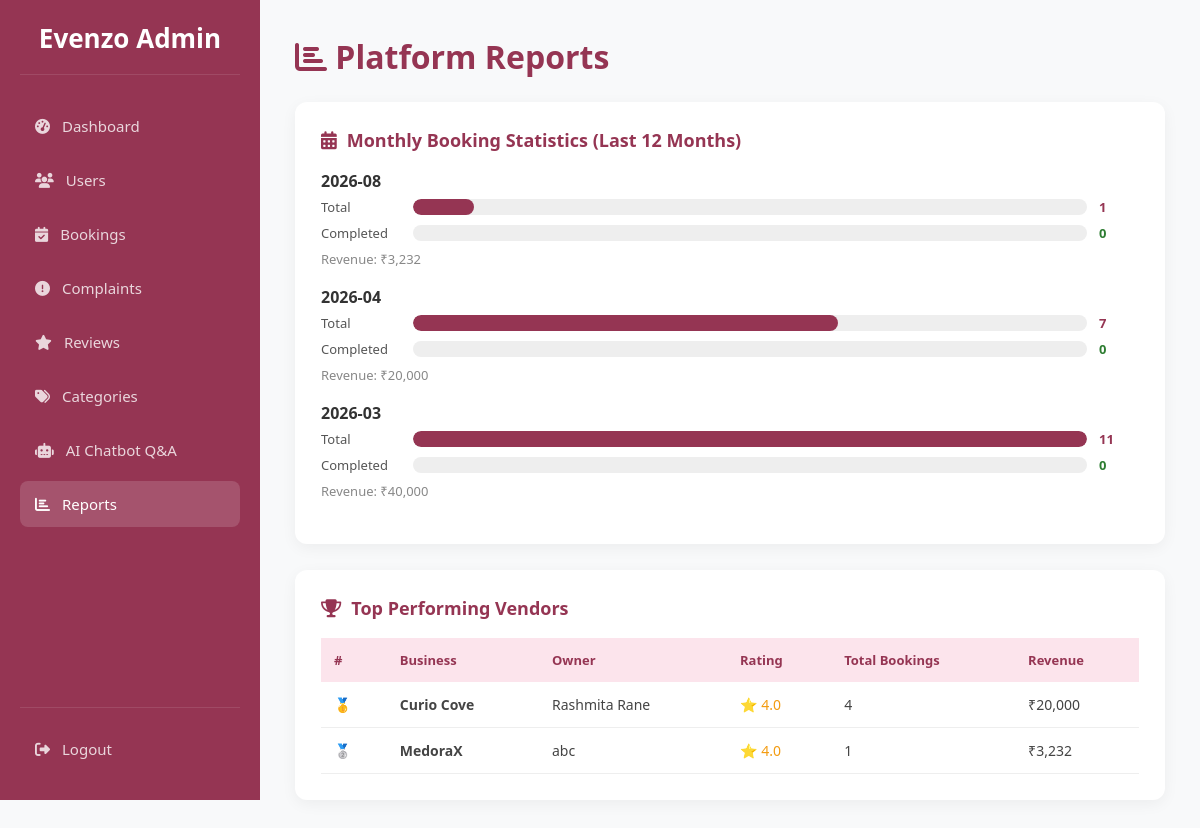
The page /admin/reports (signed in) on the database its author committed.
### tables this page shows
CREATE TABLE users (
            id INTEGER PRIMARY KEY AUTOINCREMENT,
            full_name TEXT NOT NULL,
            email TEXT UNIQUE NOT NULL,
            password TEXT NOT NULL,
            role TEXT CHECK(role IN ('user', 'admin', 'eventmanager')) NOT NULL,
            is_approved INTEGER DEFAULT 0, -- 0=Pending, 1=Approved by Admin
            created_at TIMESTAMP DEFAULT CURRENT_TIMESTAMP
        , reset_otp TEXT, is_active INTEGER DEFAULT 1);

### app.py (the view)
@app.route('/admin/reports')
def admin_reports():
    if 'user_id' not in session or session['role'] != 'admin':
        return redirect(url_for('index'))
    conn = get_db_connection()
    monthly = conn.execute('''
        SELECT strftime('%Y-%m', created_at) as month, COUNT(*) as total,
               SUM(CASE WHEN status='completed' THEN 1 ELSE 0 END) as completed,
               SUM(CASE WHEN status='cancelled' THEN 1 ELSE 0 END) as cancelled,
               SUM(CASE WHEN payment_status='paid' THEN total_amount ELSE 0 END) as revenue
        FROM bookings GROUP BY month ORDER BY month DESC LIMIT 12
    ''').fetchall()
    top_vendors = conn.execute('''
        SELECT m.business_name, u.full_name, m.rating,
               COUNT(b.id) as total_bookings,
               SUM(CASE WHEN b.payment_status='paid' THEN b.total_amount ELSE 0 END) as revenue
        FROM manager_profiles m
        JOIN users u ON m.user_id=u.id
        LEFT JOIN bookings b ON b.manager_id=u.id
        WHERE u.is_approved=1 GROUP BY u.id ORDER BY total_bookings DESC LIMIT 10
    ''').fetchall()
    conn.close()
    return render_template('admin_reports.html', monthly=monthly, top_vendors=top_vendors)

### app.py (called while the page is built)
def get_db_connection():
    conn = sqlite3.connect('database.db', timeout=10)
    conn.row_factory = sqlite3.Row
    conn.execute("PRAGMA foreign_keys = ON")
    return conn

### frontend/templates/admin_reports.html (shortened to what this page needs)
<!DOCTYPE html>
<html lang="en">
<head>
<link rel="stylesheet" href="https://cdnjs.cloudflare.com/ajax/libs/font-awesome/6.4.0/css/all.min.css">
</head>
<body>
<div class="sidebar">
  <div class="logo">Evenzo Admin</div>
  <nav>
    <a class="nav-item" href="{{ url_for('admin_dashboard') }}"><i class="fas fa-tachometer-alt"></i> Dashboard</a>
    <a class="nav-item" href="{{ url_for('admin_users') }}"><i class="fas fa-users"></i> Users</a>
    <a class="nav-item" href="{{ url_for('admin_bookings') }}"><i class="fas fa-calendar-check"></i> Bookings</a>
    <a class="nav-item" href="{{ url_for('admin_complaints') }}"><i class="fas fa-exclamation-circle"></i> Complaints</a>
    <a class="nav-item" href="{{ url_for('admin_reviews') }}"><i class="fas fa-star"></i> Reviews</a>
    <a class="nav-item" href="{{ url_for('admin_categories') }}"><i class="fas fa-tags"></i> Categories</a>
    <a class="nav-item" href="{{ url_for('admin_chatbot') }}"><i class="fas fa-robot"></i> AI Chatbot Q&A</a>
    <a class="nav-item active" href="{{ url_for('admin_reports') }}"><i class="fas fa-chart-bar"></i> Reports</a>
  </nav>
  <div class="logout-box"><a class="nav-item" href="{{ url_for('logout') }}"><i class="fas fa-sign-out-alt"></i> Logout</a></div>
</div>
<div class="main">
  <h1 style="color:var(--primary);margin-bottom:24px"><i class="fas fa-chart-bar"></i> Platform Reports</h1>
  <div class="card">
    <h2><i class="fas fa-calendar-alt"></i> Monthly Booking Statistics (Last 12 Months)</h2>
    {% if monthly %}
    {% set max_total = monthly|map(attribute='total')|max %}
    {% for row in monthly %}
    <div style="margin-bottom:18px">
      <div style="font-weight:bold;color:#333;margin-bottom:6px">{{ row.month }}</div>
      <div class="bar-row">
        <div class="bar-label">Total</div>
        <div class="bar-track"><div class="bar-fill" style="width:{{ (row.total / max_total * 100)|int }}%"></div></div>
        <div class="bar-val">{{ row.total }}</div>
      </div>
      <div class="bar-row">
        <div class="bar-label">Completed</div>
        <div class="bar-track"><div class="bar-fill" style="width:{{ (row.completed / max_total * 100)|int if max_total else 0 }}%;background:#2e7d32"></div></div>
        <div class="bar-val" style="color:#2e7d32">{{ row.completed }}</div>
      </div>
      <div style="font-size:13px;color:#888">Revenue: ₹{{ "{:,.0f}".format(row.revenue or 0) }}</div>
    </div>
    {% endfor %}
    {% else %}
    <p style="text-align:center;color:#aaa;padding:30px">No booking data available yet.</p>
    {% endif %}
  </div>
  <div class="card">
    <h2><i class="fas fa-trophy"></i> Top Performing Vendors</h2>
    {% if top_vendors %}
    <div style="overflow-x:auto">
    <table><thead><tr><th>#</th><th>Business</th><th>Owner</th><th>Rating</th><th>Total Bookings</th><th>Revenue</th></tr></thead><tbody>
    {% for v in top_vendors %}
    <tr>
      <td>
        {% if loop.index == 1 %}🥇{% elif loop.index == 2 %}🥈{% elif loop.index == 3 %}🥉{% else %}{{ loop.index }}{% endif %}
      </td>
      <td><strong>{{ v.business_name }}</strong></td>
      <td>{{ v.full_name }}</td>
      <td style="color:#f39c12">⭐ {{ "%.1f"|format(v.rating or 0) }}</td>
      <td>{{ v.total_bookings }}</td>
      <td>₹{{ "{:,.0f}".format(v.revenue or 0) }}</td>
    </tr>
    {% endfor %}
    </tbody></table></div>
    {% else %}
    <p style="text-align:center;color:#aaa;padding:30px">No vendor data yet.</p>
    {% endif %}
  </div>
</div>
</body>
</html>

### frontend/templates/admin_reports.html (style rules this page uses)
:root { --primary:#953553;--bg:#f8f9fa;--sw:260px }
* { margin:0;padding:0;box-sizing:border-box;font-family:'Segoe UI',sans-serif }
body { background:var(--bg);display:flex;min-height:100vh }
.sidebar { width:var(--sw);background:var(--primary);height:100vh;position:fixed;left:0;top:0;color:#fff;padding:20px;display:flex;flex-direction:column;z-index:1000 }
.sidebar .logo { font-size:26px;font-weight:bold;text-align:center;border-bottom:1px solid rgba(255,255,255,.1);padding-bottom:18px;margin-bottom:28px }
.nav-item { padding:13px 15px;margin-bottom:8px;border-radius:8px;display:flex;align-items:center;gap:12px;color:rgba(255,255,255,.8);text-decoration:none;transition:.3s;font-size:15px }
.nav-item:hover,.nav-item.active { background:rgba(255,255,255,.15);color:#fff }
.logout-box { margin-top:auto;padding-top:18px;border-top:1px solid rgba(255,255,255,.1) }
.main { margin-left:var(--sw);width:calc(100% - var(--sw));padding:35px;min-height:100vh }
.card { background:#fff;border-radius:12px;padding:26px;box-shadow:0 4px 15px rgba(0,0,0,.05);margin-bottom:26px }
.card h2 { color:var(--primary);margin-bottom:18px;font-size:18px;display:flex;align-items:center;gap:10px }
table { width:100%;border-collapse:collapse }
th { text-align:left;padding:13px;background:#fce4ec;color:var(--primary);font-size:13px }
td { padding:13px;border-bottom:1px solid #eee;font-size:14px;color:#444 }
.bar-row { display:flex;align-items:center;gap:12px;margin-bottom:8px }
.bar-label { min-width:80px;font-size:13px;color:#555 }
.bar-track { flex:1;background:#eee;border-radius:20px;height:16px;overflow:hidden }
.bar-fill { height:100%;background:var(--primary);border-radius:20px;transition:.3s }
.bar-val { min-width:40px;font-size:13px;font-weight:bold;color:var(--primary) }

### rows shown on the page
users: business_name "Curio Cove", full_name "Rashmita Rane", rating "4.0", total_bookings "4", revenue "20,000"
users: business_name "MedoraX", full_name "abc", rating "4.0", total_bookings "1", revenue "3,232"

### other values the page prints
{{ row.month }} "2026-08" "2026-04" "2026-03"
{{ row.total }} "1" "7" "11"
{{ row.completed }} "0" "0" "0"
{{ "{:,.0f}".format(row.revenue or 0) }} "3,232" "20,000" "40,000"
